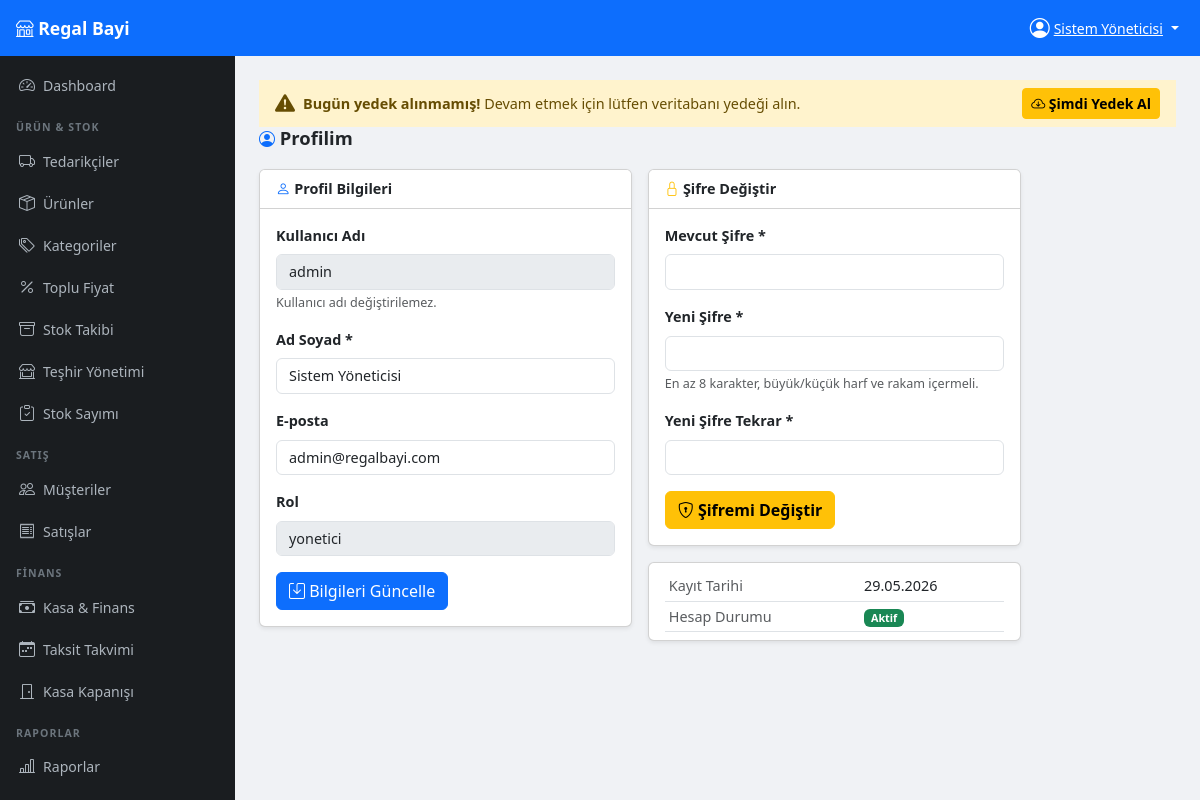
The app's page /modules/kullanicilar/profil.php (signed in) with its own data.
### tables this page shows
CREATE TABLE kullanicilar (
    id INT AUTO_INCREMENT PRIMARY KEY,
    kullanici_adi VARCHAR(50) UNIQUE NOT NULL,
    sifre VARCHAR(255) NOT NULL,
    ad_soyad VARCHAR(100) NOT NULL,
    email VARCHAR(100),
    rol ENUM('yonetici','kasiyer','depo') DEFAULT 'kasiyer',
    aktif TINYINT(1) DEFAULT 1,
    created_at TIMESTAMP DEFAULT CURRENT_TIMESTAMP
);

### includes/functions.php (called while the page is built, shortened)
<?php
function tarih($str) {
    $ts = strtotime($str);
    return date(ayar('tarih_formati', 'd.m.Y'), $ts);
}
function escH($str) {
    return htmlspecialchars($str ?? '', ENT_QUOTES, 'UTF-8');
}
function ayar(string $anahtar, string $varsayilan = ''): string {
    return $GLOBALS['__ayar_cache'][$anahtar] ?? $varsayilan;
}

### modules/kullanicilar/profil.php (the view, shortened to what this page needs)
<?php
require_once __DIR__ . '/../../includes/functions.php';
$pdo = db();
$uid = (int)$_SESSION['kullanici_id'];
$k = $pdo->prepare("SELECT * FROM kullanicilar WHERE id=?");
$k->execute([$uid]); $k = $k->fetch();
require_once __DIR__ . '/../../includes/header.php';
?>
<div class="page-header">
    <h4><i class="bi bi-person-circle text-primary"></i> Profilim</h4>
</div>
<div class="row g-3">
    <div class="col-md-5">
        <div class="card shadow-sm">
            <div class="card-header bg-white fw-semibold">
                <i class="bi bi-person text-primary"></i> Profil Bilgileri
            </div>
            <div class="card-body">
                <form method="post">
                    <div class="mb-3">
                        <label class="form-label fw-semibold">Kullanıcı Adı</label>
                        <input type="text" class="form-control" value="<?= escH($k['kullanici_adi']) ?>" disabled>
                        <div class="form-text">Kullanıcı adı değiştirilemez.</div>
                    </div>
                    <div class="mb-3">
                        <label class="form-label fw-semibold">Ad Soyad *</label>
                        <input type="text" name="ad_soyad" class="form-control" required maxlength="100"
                               value="<?= escH($k['ad_soyad']) ?>">
                    </div>
                    <div class="mb-3">
                        <label class="form-label fw-semibold">E-posta</label>
                        <input type="email" name="email" class="form-control" maxlength="100"
                               value="<?= escH($k['email'] ?? '') ?>">
                    </div>
                    <div class="mb-3">
                        <label class="form-label fw-semibold">Rol</label>
                        <input type="text" class="form-control" value="<?= escH($k['rol']) ?>" disabled>
                    </div>
                    <button type="submit" class="btn btn-primary">
                        <i class="bi bi-save"></i> Bilgileri Güncelle
                    </button>
                </form>
            </div>
        </div>
    </div>
    <div class="col-md-5">
        <div class="card shadow-sm">
            <div class="card-header bg-white fw-semibold">
                <i class="bi bi-lock text-warning"></i> Şifre Değiştir
            </div>
            <div class="card-body">
                <form method="post" autocomplete="off">
                    <div class="mb-3">
                        <label class="form-label fw-semibold">Mevcut Şifre *</label>
                        <input type="password" name="mevcut_sifre" class="form-control" required autocomplete="current-password">
                    </div>
                    <div class="mb-3">
                        <label class="form-label fw-semibold">Yeni Şifre *</label>
                        <input type="password" name="yeni_sifre" class="form-control" required
                               autocomplete="new-password" id="yeniSifre">
                        <div class="form-text">En az 8 karakter, büyük/küçük harf ve rakam içermeli.</div>
                    </div>
                    <div class="mb-3">
                        <label class="form-label fw-semibold">Yeni Şifre Tekrar *</label>
                        <input type="password" name="yeni_sifre_tekrar" class="form-control" required
                               autocomplete="new-password" id="yeniSifreTekrar"
                               oninput="sifreTekrarKontrol()">
                    </div>
                    <button type="submit" class="btn btn-warning fw-semibold">
                        <i class="bi bi-shield-lock"></i> Şifremi Değiştir
                    </button>
                </form>
            </div>
        </div>
        <div class="card shadow-sm mt-3">
            <div class="card-body py-2">
                <table class="table table-sm mb-0">
                    <tr>
                        <td class="text-muted">Kayıt Tarihi</td>
                        <td><?= tarih($k['created_at']) ?></td>
                    </tr>
                    <tr>
                        <td class="text-muted">Hesap Durumu</td>
                        <td><span class="badge bg-<?= $k['aktif']?'success':'danger' ?>"><?= $k['aktif']?'Aktif':'Pasif' ?></span></td>
                    </tr>
                </table>
            </div>
        </div>
    </div>
</div>
<?php require_once __DIR__ . '/../../includes/footer.php'; ?>

### assets/css/style.css (style rules this page uses)
:root { --sidebar-width: 235px; --navbar-height: 56px; --bottom-nav-height: 62px; --primary: #0d6efd; --dark: #1a1d20; }
body { background: #f0f2f5; font-size: 0.9rem; }
.page-header { margin-bottom: 1.25rem; }
.page-header h4 { margin: 0; font-weight: 700; font-size: 1.15rem; }
.page-header h4 i { font-size: 1rem; }
.table td { vertical-align: middle; }
.form-control, .form-select { font-size: .9rem; }

### records on screen
kullanicilar: kullanici_adi "admin", ad_soyad "Sistem Yöneticisi", email "admin@regalbayi.com", rol "yonetici", created_at "29.05.2026"

### other values on screen
escH(ayar('firma_adi','Regal Bayi')) "Regal Bayi"
escH($_SESSION['ad_soyad'] ?? '') "Sistem Yöneticisi"
